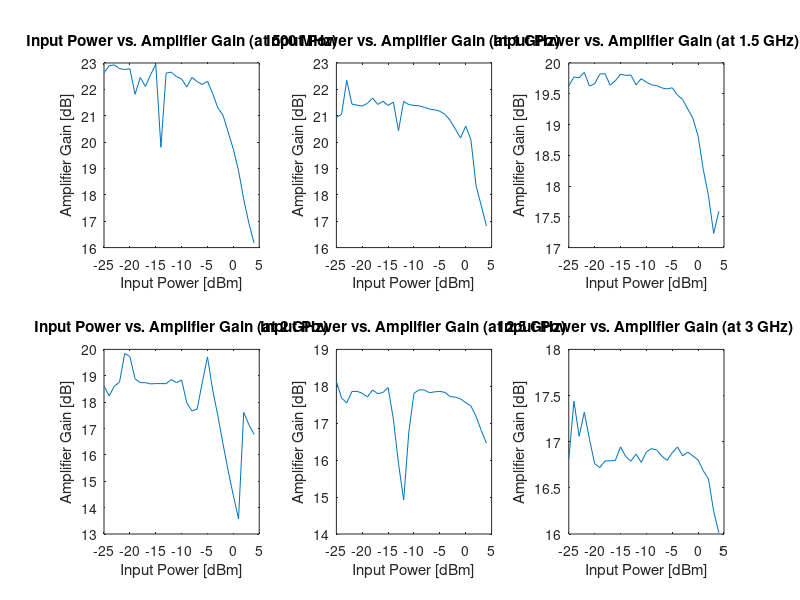

Here is the MATLAB script that generated this plot: (Note: this script raises an error after producing the figure.)
% Loading the data
load('stored_data.mat', 'pow_in_arr');
load('stored_data.mat', 'pow_out_mat');
load('stored_data.mat', 'pow_in');
load('stored_data.mat', 'deembed');
load('stored_data.mat', 'pow_out_mat_de');

figure(1);

% Input Power vs. Amplifier Gain Graphs
subplot(2,3,1);
plot(pow_in_arr, pow_out_mat_de(1,:))
title('Input Power vs. Amplifier Gain (at 500 MHz)')
xlabel('Input Power [dBm]')
ylabel('Amplifier Gain [dB]')

subplot(2,3,2);
plot(pow_in_arr, pow_out_mat_de(2,:))
title('Input Power vs. Amplifier Gain (at 1 GHz)')
xlabel('Input Power [dBm]')
ylabel('Amplifier Gain [dB]')

subplot(2,3,3);
plot(pow_in_arr, pow_out_mat_de(3,:))
title('Input Power vs. Amplifier Gain (at 1.5 GHz)')
xlabel('Input Power [dBm]')
ylabel('Amplifier Gain [dB]')

subplot(2,3,4);
plot(pow_in_arr, pow_out_mat_de(4,:))
title('Input Power vs. Amplifier Gain (at 2 GHz)')
xlabel('Input Power [dBm]')
ylabel('Amplifier Gain [dB]')

subplot(2,3,5);
plot(pow_in_arr, pow_out_mat_de(5,:))
title('Input Power vs. Amplifier Gain (at 2.5 GHz)')
xlabel('Input Power [dBm]')
ylabel('Amplifier Gain [dB]')

subplot(2,3,6);
plot(pow_in_arr, pow_out_mat_de(6,:))
title('Input Power vs. Amplifier Gain (at 3 GHz)')
xlabel('Input Power [dBm]')
ylabel('Amplifier Gain [dB]')


suptitle('RF - Amplifier Compression Measurements - Input Power vs. Amplifier Gain') 
